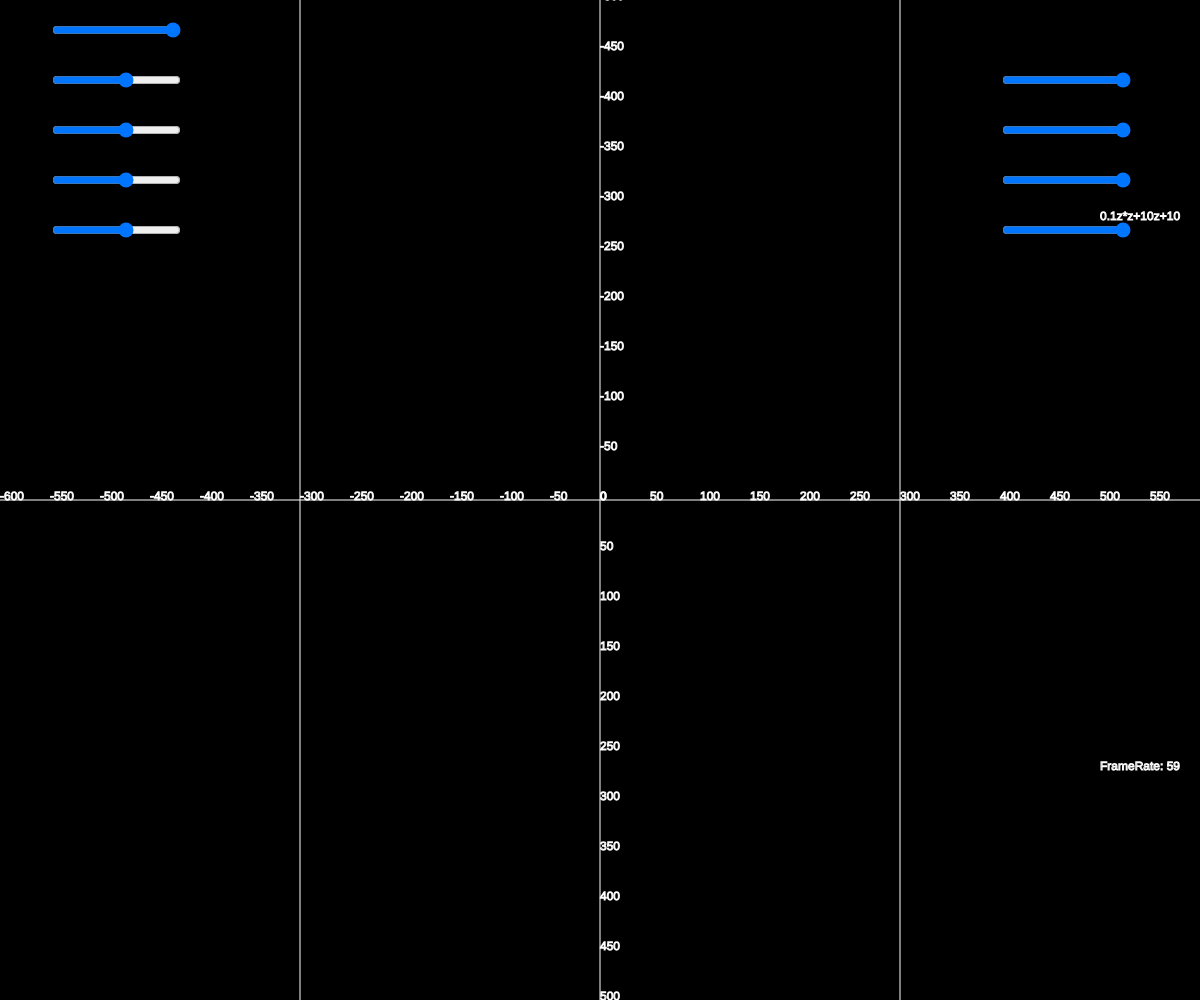
Frame 1 (no input)
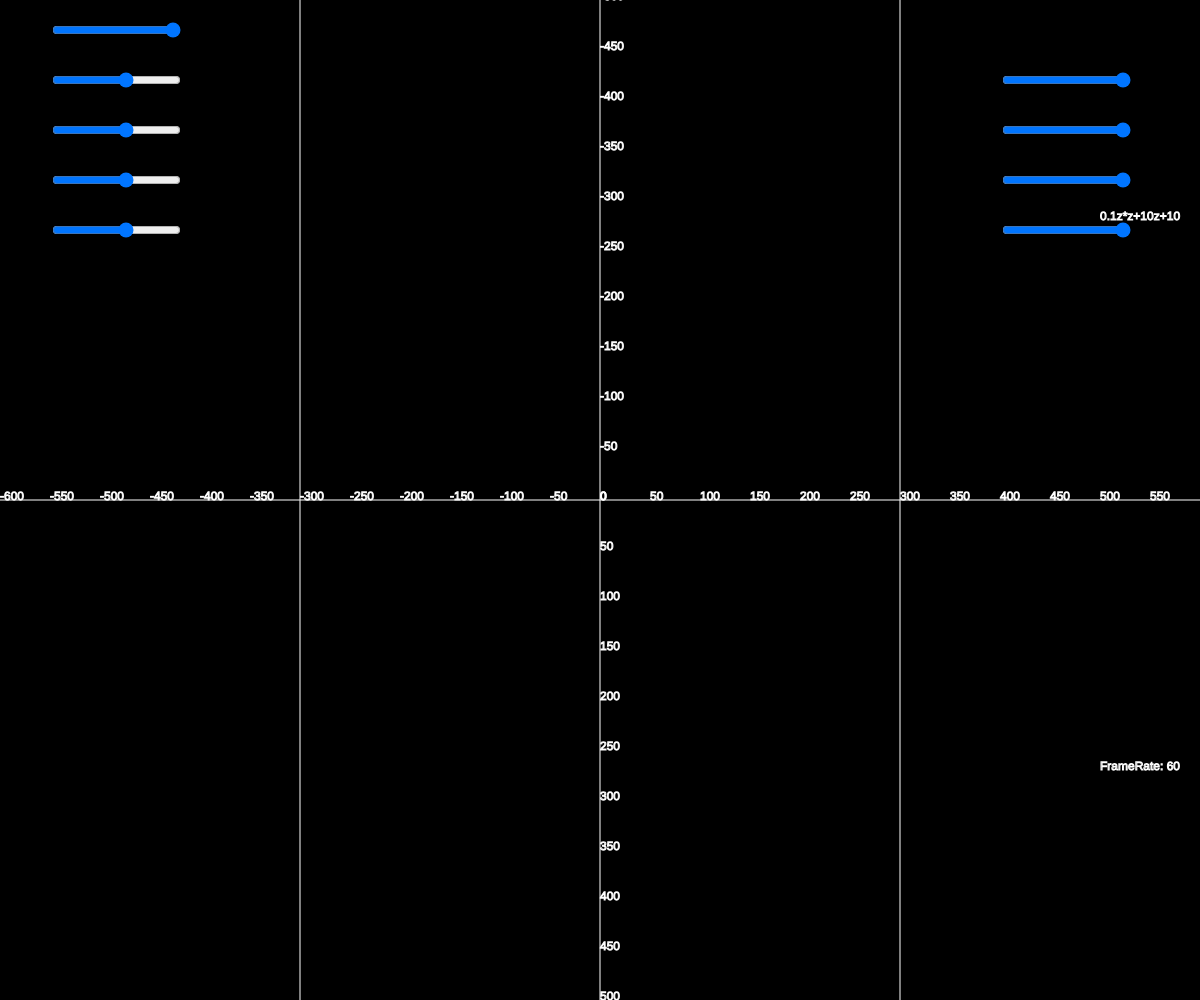
Frame 60 (no input)
Frame 120 (the mouse pressed at the canvas centre since frame 60): identical to frame 1, image omitted

The p5.js sketch that drew these frames (run headless with seeded random() and noise() and a simulated clock; from frame 60 on, the mouse is pressed at the canvas centre):

// p5.js sketch
// ── sketch.js
//defining sliders
var resolutionSlider;
var xmaxSlider;
var xminSlider;
var ymaxSlider;
var yminSlider;

var aSlider;
var bSlider;
var cSlider;

var tSlider;

//defining canvas;
var complexCanvas;


//defiing complex numbers
function complex(x,y){
  this.re=x;
  this.im=y;

  this.add=function(z){
    let c=new complex(this.re+z.re,this.im+z.im);
    return c;
  }

  this.mult=function(z){
    let c=new complex(this.re*z.re-this.im*z.im,this.re*z.im+this.im*z.re);
    return c;
  }

  this.mag=function(){
    return Math.sqrt(this.re*this.re+this.im*this.im);
  }
}

var mode=1;
var i;
var j;

var res;
var minX;
var maxX;
var minY;
var maxY;
var minXX;
var maxXX;
var minYY;
var maxYY;



//working

function setup() {
  complexCanvas=createCanvas(windowWidth,windowHeight);
  complexCanvas.style('top','auto');
  complexCanvas.style('z-index','-1000');
  complexCanvas.style('position','fixed');
  complexCanvas.style('bottom','0px');
  resolutionSlider = createSlider(1,10,50);
  xmaxSlider = createSlider(-windowWidth/4,windowWidth/4,50);
  xminSlider = createSlider(-windowWidth/4,windowWidth/4,50);
  ymaxSlider = createSlider(-windowWidth/4,windowWidth/4,50);
  yminSlider = createSlider(-windowWidth/4,windowWidth/4,50);
  aSlider = createSlider(-10,10,50);
  bSlider = createSlider(-10,10,50);
  cSlider = createSlider(-10,10,50);
  tSlider = createSlider(0,1,50);
  resolutionSlider.position(50,20);
  xmaxSlider.position(50,70);
  xminSlider.position(50,120);
  ymaxSlider.position(50,170);
  yminSlider.position(50,220);
  aSlider.position(windowWidth-200,70);
  bSlider.position(windowWidth-200,120);
  cSlider.position(windowWidth-200,170);
  tSlider.position(windowWidth-200,220);
}

function draw(){
  background(0);
  res=resolutionSlider.value();
  minX=xminSlider.value()-windowWidth/4;
  maxX=xmaxSlider.value()-windowWidth/4;
  minY=yminSlider.value();
  maxY=ymaxSlider.value();
  minXX=xminSlider.value()+windowWidth/4;
  maxXX=xmaxSlider.value()+windowWidth/4;
  minYY=yminSlider.value();
  maxYY=ymaxSlider.value();
  translate(windowWidth/2,windowHeight/2);
    //working

    //rotate(PI/2);

    //w=z
    if(tSlider.value()!=0){
      let maxz=0;
      for(i=minX;i<maxX;i+=res){
        for(j=minY;j<maxY;j+=res){
          let z=new complex(i+windowWidth/4,j);
          let m=z.mag();
          if(m>maxz){
            maxz=m;
          }
          let hue=Math.floor(map(m,0,maxz,0,255));
          stroke(255-hue,hue,0);
          point(i,j);
        }
      }
    }

    //w=f(z)
    let maxzz=0;
    for(i=minXX;i<maxXX;i+=res){
      for(j=minYY;j<maxYY;j+=res){
        let z=new complex(i-windowWidth/4,j);
        let a=new complex(aSlider.value()/100,0);
        let b=new complex(bSlider.value(),0);
        let c=new complex(cSlider.value(),0);
        let zsq=z.mult(z);
        let z1=a.mult(zsq);
        let z2=b.mult(z);
        let z3=z1.add(z2);
        let z4=z3.add(c);
        let m=z4.mag();
        if(m>maxzz){
          maxzz=m;
        }
        let hue=Math.floor(map(m,0,maxzz,0,255));
        stroke(255-hue,hue,0);
        point(i,j);
      }
    }

  //displaying frameRate
  stroke(255);
  noFill();
  text('FrameRate: '+ Math.floor(frameRate()), 500, 270);
  text((aSlider.value()/100)+'z*z+'+bSlider.value()+'z+'+cSlider.value(), 500, -280);
  //labelling graphs50
  for(i=-windowWidth/2;i<windowWidth/2;i++){
    if(i%50==0){
      text(i,i,0);
    }
  }
  for(j=-windowWidth/2;j<windowWidth/2;j++){
    if(j%50==0){
      text(j,0,j);
    }
  }
  line(0,-windowHeight/2,0,windowHeight/2);
  line(-windowWidth/4,-windowHeight/2,-windowWidth/4,windowHeight/2);
  line(windowWidth/4,-windowHeight/2,windowWidth/4,windowHeight/2);
  line(-windowWidth/2,0,windowWidth/2,0);

}
